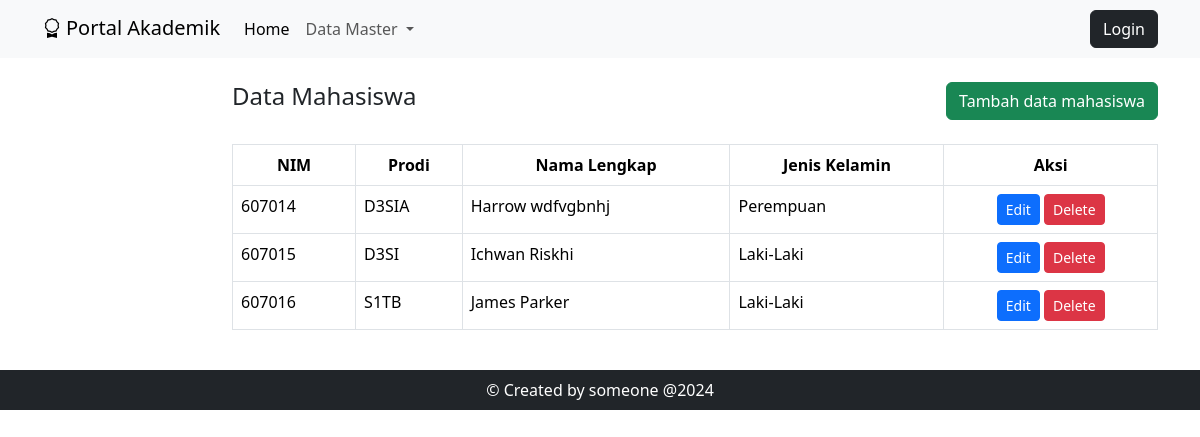
Page /students/index.php on the committed database.
### tables this page shows
CREATE TABLE `students` (
  `nim` varchar(10) NOT NULL,
  `kodeProdi` varchar(10) NOT NULL,
  `nama_depan` varchar(50) NOT NULL,
  `nama_tengah` varchar(50) DEFAULT NULL,
  `nama_akhir` varchar(50) DEFAULT NULL,
  `jenis_kelamin` enum('L','P') DEFAULT NULL,
  `tanggal_lahir` date NOT NULL,
  `alamat` text DEFAULT NULL,
  `email` varchar(255) DEFAULT NULL,
  `foto` varchar(255) DEFAULT NULL
);

### students/index.php (the view, shortened to what this page needs)
<?php
include "../dbconfig.php";
$sqlStatement = "SELECT * FROM students";
$query = mysqli_query($conn, $sqlStatement);
$data = mysqli_fetch_all($query, MYSQLI_ASSOC);
include "../template/mainheader.php";
?>
<div class="row mt-3 mb-4">
    <div class="col-md-6">
        <h4>Data Mahasiswa</h4>
    </div>
    <div class="col-md-6 justify-content-end d-flex">
        <a href="<?= HOST . "/students/" ?>addstudent.php" class="btn btn-success">Tambah data mahasiswa</a>
    </div>
</div>
<table class="table table-bordered table-hover">
    <thead align="center">
        <th>NIM</th>
        <th>Prodi</th>
        <th>Nama Lengkap</th>
        <th>Jenis Kelamin</th>
        <th>Aksi</th>
    </thead>
    <tbody>
        <?php
        foreach ($data as $key => $mhs) {
            $namaLengkap = $mhs['nama_depan'] . ' ' . ($mhs['nama_tengah'] ? $mhs['nama_tengah'] . ' ' : '') . $mhs['nama_akhir'];
            $mhs["jenis_kelamin"] == "L" ? $jk = "Laki-Laki" : $jk = "Perempuan";
        ?>
            <tr>
                <td><?= $mhs["nim"] ?></td>
                <td><?= $mhs["kodeProdi"] ?></td>
                <td><?= $namaLengkap ?></td>
                <td><?= $jk ?></td>
                <td align="center">
                    <a href="<?= HOST . "/students/" ?>editstudent.php?nim=<?= $mhs["nim"] ?>" class="btn btn-sm btn-primary">Edit</a>
                    <a href="<?= HOST . "/students/" ?>deletestudent.php?nim=<?= $mhs["nim"] ?>" class="btn btn-sm btn-danger" onclick="return confirm('Yakin akan menghapus?')">Delete</a>
                </td>
            </tr>
        <?php
        }
        ?>
    </tbody>
</table>
<?php
include "../template/mainfooter.php";
?>

### rows in the picture
students: nim "607014", kodeProdi "D3SIA", namaLengkap "Harrow wdfvgbnhj", jk "Perempuan"
students: nim "607015", kodeProdi "D3SI", namaLengkap "Ichwan Riskhi", jk "Laki-Laki"
students: nim "607016", kodeProdi "S1TB", namaLengkap "James Parker", jk "Laki-Laki"
